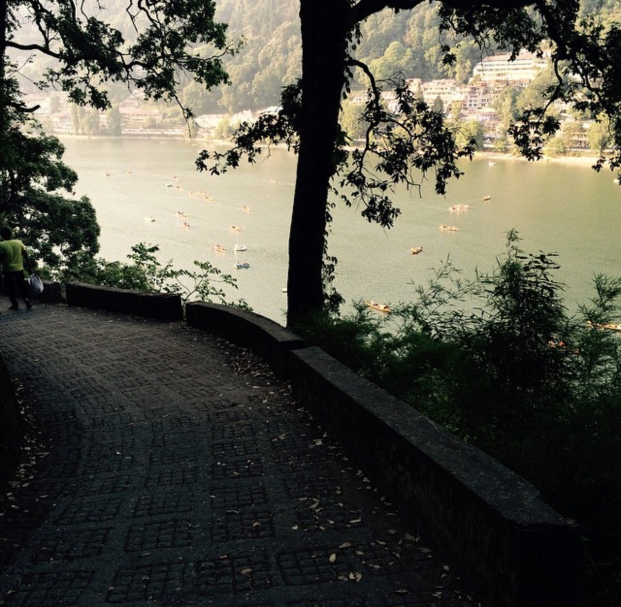
#> input picture Normalize Histogram/hist.png, 1242 x 1214 px (shown at 1/2 size)
$ python hist.py
#> lines starting #> are read from the running program, lines starting #| are printed output that depends on the picture
import cv2 as cv
path = 'hist.png'
img = cv.imread(path)
#> img is the input picture: shape (1214, 1242, 3); mean B, G, R 69.5, 80, 81.1
img = cv.resize(img, (800, 800))
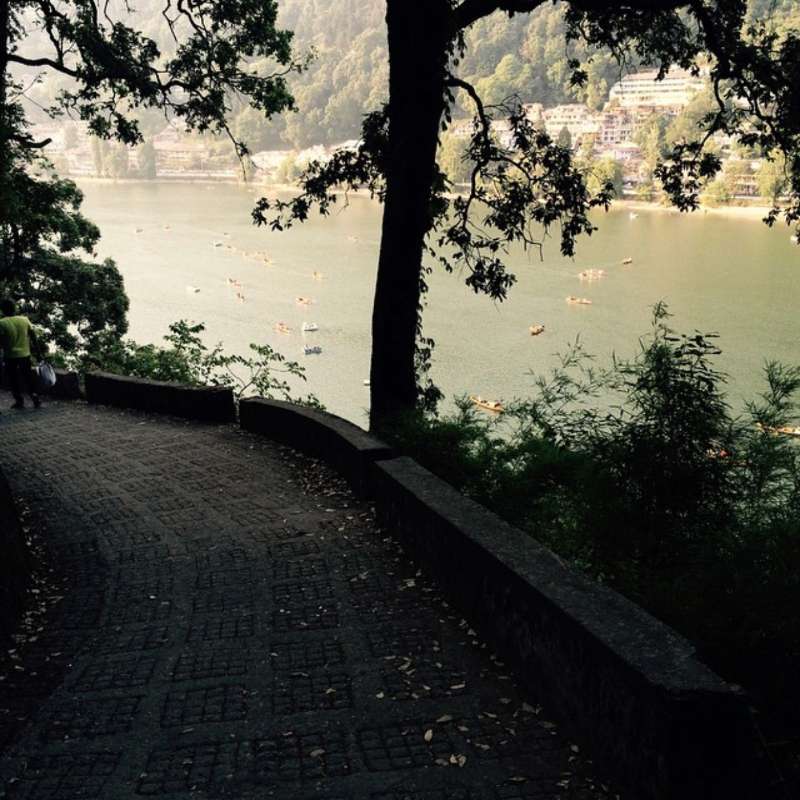
#> img: shape (800, 800, 3); mean B, G, R 69.4, 79.9, 81
cv.normalize(img, None, 0, 255, cv.NORM_L1)
cv.imshow('dst_rt', img)
cv.imwrite('norm.png', img)
cv.waitKey(0)
cv.destroyAllWindows()
